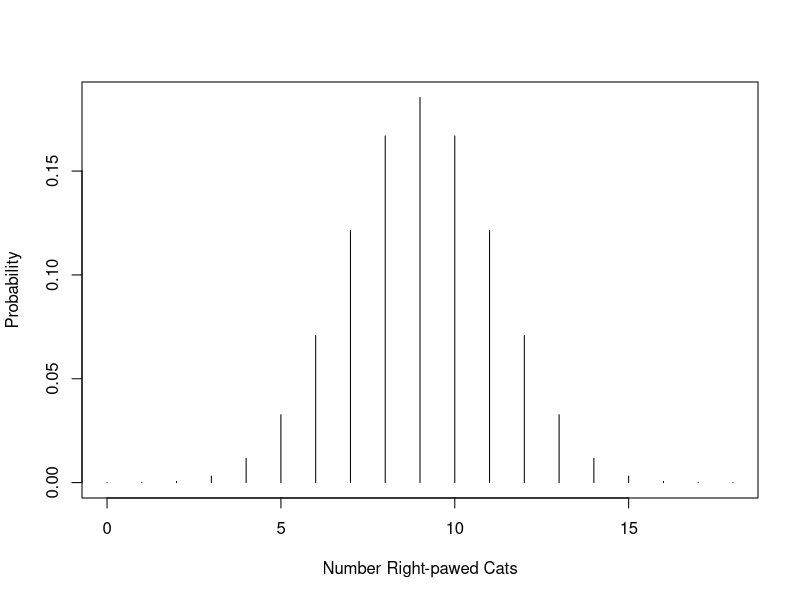
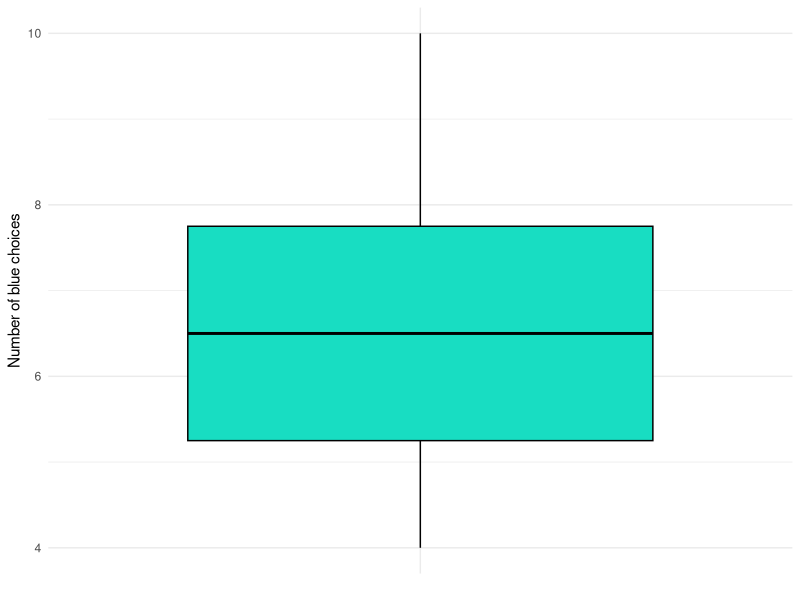

Recreate these plots in R, in order.
# Basic statistical test

# Load libraries
library (tidyverse)

# In-class practice-------------------

# Handedness in cats example
paws <- 0:18
plot(paws, dbinom(paws, 18, 0.5), type='h', ylab="Probability", xlab="Number Right-pawed Cats")

probability <- dbinom(paws, 18, 0.5)
N <- 0:18
pawtable <- cbind(N, probability)
pawtableF <- as.data.frame(pawtable); pawtableF

pvalue <- (0.0117 + 0.0031 + 0.0006 + 0.00007 + 0.000004)*2; pvalue


# Assignment--------------------------

# Example dataset: the number of times each dog chose the blue ball in 10 trials
blue_choices <- c(7, 6, 4, 8, 5, 9, 6, 7, 5, 10)

# Perform a one-tailed g/t-test to see if the mean number of blue ball choices is greater than 5 (50/50 neutral)
g_test_result <- t.test(blue_choices, mu = 5, alternative = "greater")

# Display the test results
g_test_result

# Convert the data to a data frame for plotting
data <- data.frame(blue_choices = blue_choices)

# Create a box plot
ggplot(data, aes(x = "", y = blue_choices)) +
  geom_boxplot(fill = "#18DDC2FF", color = "black") +
  labs(x = NULL, y = "Number of blue choices") +
  theme_minimal()

# Calculate how much more frequently the dogs chose blue (as a percentage)
mean_blue <- mean(blue_choices)
neutral <- 5  # Neutral choice (50/50)
percent_increase <- ((mean_blue - neutral) / neutral) * 100

# Output the percentage increase
cat("The dogs chose the blue ball", round(percent_increase, 2), "% more frequently than expected under neutral conditions.\n")
